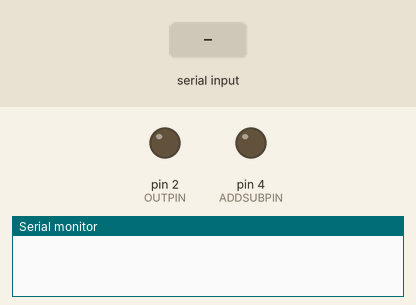
Simulated run of this sketch. Board: Arduino Uno, built with avr-gcc and run on an emulated ATmega328P. On the bench: output pins drawn as LEDs (lit = HIGH), the last lines printed to the serial monitor. The test bench sets the inputs (shaded band). Pins used as bus, display or sensor lines are not drawn.

Above: at 1.2 s.
1.3 s: "-\n" received over Serial
At 3.4 s:
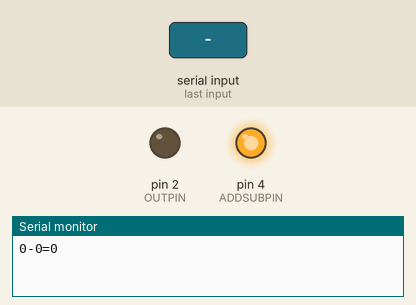
3.8 s: "+\n" received over Serial
At 5.3 s:
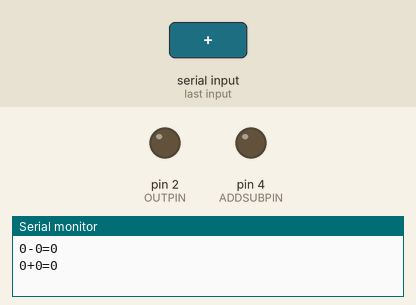
Timing chart, 0 to 6.8 s (numbered marks = the images above; inputs shaded):
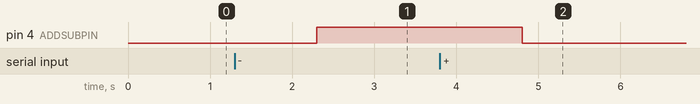

The sketch:

alu_add_subtract.ino
```cpp
/* Author: Wyatt Geckle
 * Date: 11/2/21
 *
 * Using a shift register, the arduino generates 8 bits: 4 for the first operand and 4
 * for the second.  User enters the following syntax into the serial monitor: "a + b", "a - b".
 * The operands a and b must be 4-bit signed integers [-8, 7].  The expected output is
 * printed, and physical logic gates perform the operation with a 4-bit output.
 */

#include "intpow.h"

#define OUTPIN 2
#define CLKPIN 3
#define ADDSUBPIN 4

const uint8_t numRegisterBits = 8; //equal number of bits in operands
const int8_t minOpNum = -ipow2((numRegisterBits >> 1) - 1);  //min signed operand num
const uint8_t maxOpNum = -minOpNum - 1;  //max signed operand num

void numOperation(String strOp);
void performOperation(int8_t num1, char op, int8_t num2);
void setNumDigits(uint8_t num);

void setup()
{
    Serial.begin(9600);

    pinMode(OUTPIN, OUTPUT);
    pinMode(CLKPIN, OUTPUT);
    pinMode(ADDSUBPIN, OUTPUT);

    //clear register
    for (int i = 0; i < numRegisterBits; i++)
    {
        digitalWrite(CLKPIN, HIGH);
        delay(1);
        digitalWrite(CLKPIN, LOW);
        delay(1);
    }
}

void loop()
{
    if (Serial.available())
    {
        numOperation(Serial.readString());
    }
}

//finds operation and operands from serial input
void numOperation(String strOp)
{
    strOp.replace(" ", "");
    strOp.replace("\n", "");

    int opLoc = strOp.indexOf("+");

    if (opLoc != -1)
    {
        performOperation(strOp.substring(0, opLoc).toInt(),
                         '+',
                         strOp.substring(opLoc + 1).toInt());
        return;
    }
    else
    {
        //finds place of subtraction sign

        uint8_t numMinusSigns = 0;
        uint16_t minusSignLocs[3];

        for (uint16_t i = 0; i < strOp.length(); i++)
        {
            if (strOp.charAt(i) == '-')
            {
                minusSignLocs[numMinusSigns] = i;
                numMinusSigns++;
            }
        }

        switch (numMinusSigns)
        {
            case 0:
                opLoc = -1;
                break;

            case 1:
                //if both numbers positive, the minus sign is the first one
                opLoc = minusSignLocs[0];
                break;

            case 2:
                //if first number is negative, the minus sign is the second one
                //if second number is negative, the minus sign is the first one
                if (minusSignLocs[0] == 0)
                    opLoc = minusSignLocs[1];
                else
                    opLoc = minusSignLocs[0];
                break;

            case 3:
                //if both numbers negative, the minus sign is the second one
                opLoc = minusSignLocs[1];
                break;

            default:
                Serial.println("Ambiguous Operation");
                return;
        }
    }

    if (opLoc != -1)
    {
        performOperation(strOp.substring(0, opLoc).toInt(),
                         '-',
                         strOp.substring(opLoc + 1).toInt());
        return;
    }
    else
    {
        Serial.println("Missing Allotted Operator");
    }

    return;
}

//sends operand bits to shift register, sets addition/subtraction pin, and prints expected output
void performOperation(int8_t num1, char op, int8_t num2)
{
    if (num1 < minOpNum || num1 > maxOpNum ||
        num2 < minOpNum || num2 > maxOpNum)
    {
        Serial.print("Operand(s) Out of Range [");
        Serial.print(-maxOpNum);
        delay(50);  //won't print correctly without small delay
        Serial.print(',');
        Serial.print(maxOpNum);
        Serial.println(']');

        return;
    }

    setNumDigits(num2);
    setNumDigits(num1);

    Serial.print(num1);
    Serial.print(op);
    Serial.print(num2);
    Serial.print('=');

    switch (op)
    {
        case '+':
            digitalWrite(ADDSUBPIN, LOW);
            break;
        case '-':
            digitalWrite(ADDSUBPIN, HIGH);
            num2 = ~num2 + 1;  //2s complement
    }

    Serial.println(num1 + num2);

    return;
}

//sets a single operand's bits in the shift register
void setNumDigits(int8_t num)
{
    //always set num2 digits before num1

    for (uint8_t i = 0; i < numRegisterBits >> 1; i++)
    {
        digitalWrite(OUTPIN, num & 1);
        delay(1);
        digitalWrite(CLKPIN, HIGH);
        delay(1);
        digitalWrite(CLKPIN, LOW);
        delay(1);

        num >>= 1;
    }

    return;
}
```

intpow.cpp
```cpp
#include <stdint.h>

uint16_t ipow2(uint8_t y)
{
    return 0b1 << y;
}
```

intpow.h
```cpp
uint16_t ipow2(uint8_t y);
```

Measured:
- after the input at 1.3 s, pin 4 (ADDSUBPIN): LOW → HIGH after 1.0 s
- after the input at 3.8 s, pin 4 (ADDSUBPIN): HIGH → LOW after 1.0 s
